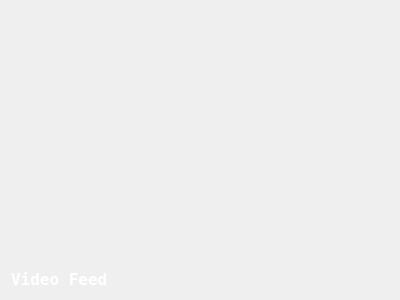
<?xml version="1.0" encoding="UTF-8"?>
<ui version="4.0">
 <class>VideoScreen</class>
 <widget class="QWidget" name="VideoScreen">
  <property name="geometry">
   <rect>
    <x>0</x>
    <y>0</y>
    <width>400</width>
    <height>300</height>
   </rect>
  </property>
  <property name="sizePolicy">
   <sizepolicy hsizetype="Preferred" vsizetype="Preferred">
    <horstretch>0</horstretch>
    <verstretch>1</verstretch>
   </sizepolicy>
  </property>
  <property name="windowTitle">
   <string/>
  </property>
  <layout class="QGridLayout" name="gridLayout">
   <item row="0" column="0">
    <widget class="QLabel" name="feedInfo">
     <property name="palette">
      <palette>
       <active>
        <colorrole role="WindowText">
         <brush brushstyle="SolidPattern">
          <color alpha="255">
           <red>255</red>
           <green>255</green>
           <blue>255</blue>
          </color>
         </brush>
        </colorrole>
        <colorrole role="Button">
         <brush brushstyle="SolidPattern">
          <color alpha="255">
           <red>0</red>
           <green>0</green>
           <blue>0</blue>
          </color>
         </brush>
        </colorrole>
        <colorrole role="Light">
         <brush brushstyle="SolidPattern">
          <color alpha="255">
           <red>0</red>
           <green>0</green>
           <blue>0</blue>
          </color>
         </brush>
        </colorrole>
        <colorrole role="Midlight">
         <brush brushstyle="SolidPattern">
          <color alpha="255">
           <red>0</red>
           <green>0</green>
           <blue>0</blue>
          </color>
         </brush>
        </colorrole>
        <colorrole role="Dark">
         <brush brushstyle="SolidPattern">
          <color alpha="255">
           <red>0</red>
           <green>0</green>
           <blue>0</blue>
          </color>
         </brush>
        </colorrole>
        <colorrole role="Mid">
         <brush brushstyle="SolidPattern">
          <color alpha="255">
           <red>0</red>
           <green>0</green>
           <blue>0</blue>
          </color>
         </brush>
        </colorrole>
        <colorrole role="Text">
         <brush brushstyle="SolidPattern">
          <color alpha="255">
           <red>255</red>
           <green>255</green>
           <blue>255</blue>
          </color>
         </brush>
        </colorrole>
        <colorrole role="BrightText">
         <brush brushstyle="SolidPattern">
          <color alpha="255">
           <red>255</red>
           <green>255</green>
           <blue>255</blue>
          </color>
         </brush>
        </colorrole>
        <colorrole role="ButtonText">
         <brush brushstyle="SolidPattern">
          <color alpha="255">
           <red>255</red>
           <green>255</green>
           <blue>255</blue>
          </color>
         </brush>
        </colorrole>
        <colorrole role="Base">
         <brush brushstyle="SolidPattern">
          <color alpha="255">
           <red>0</red>
           <green>0</green>
           <blue>0</blue>
          </color>
         </brush>
        </colorrole>
        <colorrole role="Window">
         <brush brushstyle="SolidPattern">
          <color alpha="255">
           <red>0</red>
           <green>0</green>
           <blue>0</blue>
          </color>
         </brush>
        </colorrole>
        <colorrole role="Shadow">
         <brush brushstyle="SolidPattern">
          <color alpha="255">
           <red>0</red>
           <green>0</green>
           <blue>0</blue>
          </color>
         </brush>
        </colorrole>
        <colorrole role="AlternateBase">
         <brush brushstyle="SolidPattern">
          <color alpha="255">
           <red>0</red>
           <green>0</green>
           <blue>0</blue>
          </color>
         </brush>
        </colorrole>
        <colorrole role="ToolTipBase">
         <brush brushstyle="SolidPattern">
          <color alpha="255">
           <red>255</red>
           <green>255</green>
           <blue>220</blue>
          </color>
         </brush>
        </colorrole>
        <colorrole role="ToolTipText">
         <brush brushstyle="SolidPattern">
          <color alpha="255">
           <red>0</red>
           <green>0</green>
           <blue>0</blue>
          </color>
         </brush>
        </colorrole>
       </active>
       <inactive>
        <colorrole role="WindowText">
         <brush brushstyle="SolidPattern">
          <color alpha="255">
           <red>255</red>
           <green>255</green>
           <blue>255</blue>
          </color>
         </brush>
        </colorrole>
        <colorrole role="Button">
         <brush brushstyle="SolidPattern">
          <color alpha="255">
           <red>0</red>
           <green>0</green>
           <blue>0</blue>
          </color>
         </brush>
        </colorrole>
        <colorrole role="Light">
         <brush brushstyle="SolidPattern">
          <color alpha="255">
           <red>0</red>
           <green>0</green>
           <blue>0</blue>
          </color>
         </brush>
        </colorrole>
        <colorrole role="Midlight">
         <brush brushstyle="SolidPattern">
          <color alpha="255">
           <red>0</red>
           <green>0</green>
           <blue>0</blue>
          </color>
         </brush>
        </colorrole>
        <colorrole role="Dark">
         <brush brushstyle="SolidPattern">
          <color alpha="255">
           <red>0</red>
           <green>0</green>
           <blue>0</blue>
          </color>
         </brush>
        </colorrole>
        <colorrole role="Mid">
         <brush brushstyle="SolidPattern">
          <color alpha="255">
           <red>0</red>
           <green>0</green>
           <blue>0</blue>
          </color>
         </brush>
        </colorrole>
        <colorrole role="Text">
         <brush brushstyle="SolidPattern">
          <color alpha="255">
           <red>255</red>
           <green>255</green>
           <blue>255</blue>
          </color>
         </brush>
        </colorrole>
        <colorrole role="BrightText">
         <brush brushstyle="SolidPattern">
          <color alpha="255">
           <red>255</red>
           <green>255</green>
           <blue>255</blue>
          </color>
         </brush>
        </colorrole>
        <colorrole role="ButtonText">
         <brush brushstyle="SolidPattern">
          <color alpha="255">
           <red>255</red>
           <green>255</green>
           <blue>255</blue>
          </color>
         </brush>
        </colorrole>
        <colorrole role="Base">
         <brush brushstyle="SolidPattern">
          <color alpha="255">
           <red>0</red>
           <green>0</green>
           <blue>0</blue>
          </color>
         </brush>
        </colorrole>
        <colorrole role="Window">
         <brush brushstyle="SolidPattern">
          <color alpha="255">
           <red>0</red>
           <green>0</green>
           <blue>0</blue>
          </color>
         </brush>
        </colorrole>
        <colorrole role="Shadow">
         <brush brushstyle="SolidPattern">
          <color alpha="255">
           <red>0</red>
           <green>0</green>
           <blue>0</blue>
          </color>
         </brush>
        </colorrole>
        <colorrole role="AlternateBase">
         <brush brushstyle="SolidPattern">
          <color alpha="255">
           <red>0</red>
           <green>0</green>
           <blue>0</blue>
          </color>
         </brush>
        </colorrole>
        <colorrole role="ToolTipBase">
         <brush brushstyle="SolidPattern">
          <color alpha="255">
           <red>255</red>
           <green>255</green>
           <blue>220</blue>
          </color>
         </brush>
        </colorrole>
        <colorrole role="ToolTipText">
         <brush brushstyle="SolidPattern">
          <color alpha="255">
           <red>0</red>
           <green>0</green>
           <blue>0</blue>
          </color>
         </brush>
        </colorrole>
       </inactive>
       <disabled>
        <colorrole role="WindowText">
         <brush brushstyle="SolidPattern">
          <color alpha="255">
           <red>0</red>
           <green>0</green>
           <blue>0</blue>
          </color>
         </brush>
        </colorrole>
        <colorrole role="Button">
         <brush brushstyle="SolidPattern">
          <color alpha="255">
           <red>0</red>
           <green>0</green>
           <blue>0</blue>
          </color>
         </brush>
        </colorrole>
        <colorrole role="Light">
         <brush brushstyle="SolidPattern">
          <color alpha="255">
           <red>0</red>
           <green>0</green>
           <blue>0</blue>
          </color>
         </brush>
        </colorrole>
        <colorrole role="Midlight">
         <brush brushstyle="SolidPattern">
          <color alpha="255">
           <red>0</red>
           <green>0</green>
           <blue>0</blue>
          </color>
         </brush>
        </colorrole>
        <colorrole role="Dark">
         <brush brushstyle="SolidPattern">
          <color alpha="255">
           <red>0</red>
           <green>0</green>
           <blue>0</blue>
          </color>
         </brush>
        </colorrole>
        <colorrole role="Mid">
         <brush brushstyle="SolidPattern">
          <color alpha="255">
           <red>0</red>
           <green>0</green>
           <blue>0</blue>
          </color>
         </brush>
        </colorrole>
        <colorrole role="Text">
         <brush brushstyle="SolidPattern">
          <color alpha="255">
           <red>0</red>
           <green>0</green>
           <blue>0</blue>
          </color>
         </brush>
        </colorrole>
        <colorrole role="BrightText">
         <brush brushstyle="SolidPattern">
          <color alpha="255">
           <red>255</red>
           <green>255</green>
           <blue>255</blue>
          </color>
         </brush>
        </colorrole>
        <colorrole role="ButtonText">
         <brush brushstyle="SolidPattern">
          <color alpha="255">
           <red>0</red>
           <green>0</green>
           <blue>0</blue>
          </color>
         </brush>
        </colorrole>
        <colorrole role="Base">
         <brush brushstyle="SolidPattern">
          <color alpha="255">
           <red>0</red>
           <green>0</green>
           <blue>0</blue>
          </color>
         </brush>
        </colorrole>
        <colorrole role="Window">
         <brush brushstyle="SolidPattern">
          <color alpha="255">
           <red>0</red>
           <green>0</green>
           <blue>0</blue>
          </color>
         </brush>
        </colorrole>
        <colorrole role="Shadow">
         <brush brushstyle="SolidPattern">
          <color alpha="255">
           <red>0</red>
           <green>0</green>
           <blue>0</blue>
          </color>
         </brush>
        </colorrole>
        <colorrole role="AlternateBase">
         <brush brushstyle="SolidPattern">
          <color alpha="255">
           <red>0</red>
           <green>0</green>
           <blue>0</blue>
          </color>
         </brush>
        </colorrole>
        <colorrole role="ToolTipBase">
         <brush brushstyle="SolidPattern">
          <color alpha="255">
           <red>255</red>
           <green>255</green>
           <blue>220</blue>
          </color>
         </brush>
        </colorrole>
        <colorrole role="ToolTipText">
         <brush brushstyle="SolidPattern">
          <color alpha="255">
           <red>0</red>
           <green>0</green>
           <blue>0</blue>
          </color>
         </brush>
        </colorrole>
       </disabled>
      </palette>
     </property>
     <property name="text">
      <string/>
     </property>
     <property name="alignment">
      <set>Qt::AlignLeading|Qt::AlignLeft|Qt::AlignTop</set>
     </property>
    </widget>
   </item>
   <item row="1" column="0">
    <spacer name="verticalSpacer">
     <property name="orientation">
      <enum>Qt::Vertical</enum>
     </property>
     <property name="sizeHint" stdset="0">
      <size>
       <width>20</width>
       <height>40</height>
      </size>
     </property>
    </spacer>
   </item>
   <item row="2" column="0">
    <widget class="QLabel" name="feedName">
     <property name="palette">
      <palette>
       <active>
        <colorrole role="WindowText">
         <brush brushstyle="SolidPattern">
          <color alpha="255">
           <red>255</red>
           <green>255</green>
           <blue>255</blue>
          </color>
         </brush>
        </colorrole>
        <colorrole role="Button">
         <brush brushstyle="SolidPattern">
          <color alpha="255">
           <red>0</red>
           <green>0</green>
           <blue>0</blue>
          </color>
         </brush>
        </colorrole>
        <colorrole role="Light">
         <brush brushstyle="SolidPattern">
          <color alpha="255">
           <red>0</red>
           <green>0</green>
           <blue>0</blue>
          </color>
         </brush>
        </colorrole>
        <colorrole role="Midlight">
         <brush brushstyle="SolidPattern">
          <color alpha="255">
           <red>0</red>
           <green>0</green>
           <blue>0</blue>
          </color>
         </brush>
        </colorrole>
        <colorrole role="Dark">
         <brush brushstyle="SolidPattern">
          <color alpha="255">
           <red>0</red>
           <green>0</green>
           <blue>0</blue>
          </color>
         </brush>
        </colorrole>
        <colorrole role="Mid">
         <brush brushstyle="SolidPattern">
          <color alpha="255">
           <red>0</red>
           <green>0</green>
           <blue>0</blue>
          </color>
         </brush>
        </colorrole>
        <colorrole role="Text">
         <brush brushstyle="SolidPattern">
          <color alpha="255">
           <red>255</red>
           <green>255</green>
           <blue>255</blue>
          </color>
         </brush>
        </colorrole>
        <colorrole role="BrightText">
         <brush brushstyle="SolidPattern">
          <color alpha="255">
           <red>255</red>
           <green>255</green>
           <blue>255</blue>
          </color>
         </brush>
        </colorrole>
        <colorrole role="ButtonText">
         <brush brushstyle="SolidPattern">
          <color alpha="255">
           <red>255</red>
           <green>255</green>
           <blue>255</blue>
          </color>
         </brush>
        </colorrole>
        <colorrole role="Base">
         <brush brushstyle="SolidPattern">
          <color alpha="255">
           <red>0</red>
           <green>0</green>
           <blue>0</blue>
          </color>
         </brush>
        </colorrole>
        <colorrole role="Window">
         <brush brushstyle="SolidPattern">
          <color alpha="255">
           <red>0</red>
           <green>0</green>
           <blue>0</blue>
          </color>
         </brush>
        </colorrole>
        <colorrole role="Shadow">
         <brush brushstyle="SolidPattern">
          <color alpha="255">
           <red>0</red>
           <green>0</green>
           <blue>0</blue>
          </color>
         </brush>
        </colorrole>
        <colorrole role="AlternateBase">
         <brush brushstyle="SolidPattern">
          <color alpha="255">
           <red>0</red>
           <green>0</green>
           <blue>0</blue>
          </color>
         </brush>
        </colorrole>
        <colorrole role="ToolTipBase">
         <brush brushstyle="SolidPattern">
          <color alpha="255">
           <red>255</red>
           <green>255</green>
           <blue>220</blue>
          </color>
         </brush>
        </colorrole>
        <colorrole role="ToolTipText">
         <brush brushstyle="SolidPattern">
          <color alpha="255">
           <red>0</red>
           <green>0</green>
           <blue>0</blue>
          </color>
         </brush>
        </colorrole>
       </active>
       <inactive>
        <colorrole role="WindowText">
         <brush brushstyle="SolidPattern">
          <color alpha="255">
           <red>255</red>
           <green>255</green>
           <blue>255</blue>
          </color>
         </brush>
        </colorrole>
        <colorrole role="Button">
         <brush brushstyle="SolidPattern">
          <color alpha="255">
           <red>0</red>
           <green>0</green>
           <blue>0</blue>
          </color>
         </brush>
        </colorrole>
        <colorrole role="Light">
         <brush brushstyle="SolidPattern">
          <color alpha="255">
           <red>0</red>
           <green>0</green>
           <blue>0</blue>
          </color>
         </brush>
        </colorrole>
        <colorrole role="Midlight">
         <brush brushstyle="SolidPattern">
          <color alpha="255">
           <red>0</red>
           <green>0</green>
           <blue>0</blue>
          </color>
         </brush>
        </colorrole>
        <colorrole role="Dark">
         <brush brushstyle="SolidPattern">
          <color alpha="255">
           <red>0</red>
           <green>0</green>
           <blue>0</blue>
          </color>
         </brush>
        </colorrole>
        <colorrole role="Mid">
         <brush brushstyle="SolidPattern">
          <color alpha="255">
           <red>0</red>
           <green>0</green>
           <blue>0</blue>
          </color>
         </brush>
        </colorrole>
        <colorrole role="Text">
         <brush brushstyle="SolidPattern">
          <color alpha="255">
           <red>255</red>
           <green>255</green>
           <blue>255</blue>
          </color>
         </brush>
        </colorrole>
        <colorrole role="BrightText">
         <brush brushstyle="SolidPattern">
          <color alpha="255">
           <red>255</red>
           <green>255</green>
           <blue>255</blue>
          </color>
         </brush>
        </colorrole>
        <colorrole role="ButtonText">
         <brush brushstyle="SolidPattern">
          <color alpha="255">
           <red>255</red>
           <green>255</green>
           <blue>255</blue>
          </color>
         </brush>
        </colorrole>
        <colorrole role="Base">
         <brush brushstyle="SolidPattern">
          <color alpha="255">
           <red>0</red>
           <green>0</green>
           <blue>0</blue>
          </color>
         </brush>
        </colorrole>
        <colorrole role="Window">
         <brush brushstyle="SolidPattern">
          <color alpha="255">
           <red>0</red>
           <green>0</green>
           <blue>0</blue>
          </color>
         </brush>
        </colorrole>
        <colorrole role="Shadow">
         <brush brushstyle="SolidPattern">
          <color alpha="255">
           <red>0</red>
           <green>0</green>
           <blue>0</blue>
          </color>
         </brush>
        </colorrole>
        <colorrole role="AlternateBase">
         <brush brushstyle="SolidPattern">
          <color alpha="255">
           <red>0</red>
           <green>0</green>
           <blue>0</blue>
          </color>
         </brush>
        </colorrole>
        <colorrole role="ToolTipBase">
         <brush brushstyle="SolidPattern">
          <color alpha="255">
           <red>255</red>
           <green>255</green>
           <blue>220</blue>
          </color>
         </brush>
        </colorrole>
        <colorrole role="ToolTipText">
         <brush brushstyle="SolidPattern">
          <color alpha="255">
           <red>0</red>
           <green>0</green>
           <blue>0</blue>
          </color>
         </brush>
        </colorrole>
       </inactive>
       <disabled>
        <colorrole role="WindowText">
         <brush brushstyle="SolidPattern">
          <color alpha="255">
           <red>0</red>
           <green>0</green>
           <blue>0</blue>
          </color>
         </brush>
        </colorrole>
        <colorrole role="Button">
         <brush brushstyle="SolidPattern">
          <color alpha="255">
           <red>0</red>
           <green>0</green>
           <blue>0</blue>
          </color>
         </brush>
        </colorrole>
        <colorrole role="Light">
         <brush brushstyle="SolidPattern">
          <color alpha="255">
           <red>0</red>
           <green>0</green>
           <blue>0</blue>
          </color>
         </brush>
        </colorrole>
        <colorrole role="Midlight">
         <brush brushstyle="SolidPattern">
          <color alpha="255">
           <red>0</red>
           <green>0</green>
           <blue>0</blue>
          </color>
         </brush>
        </colorrole>
        <colorrole role="Dark">
         <brush brushstyle="SolidPattern">
          <color alpha="255">
           <red>0</red>
           <green>0</green>
           <blue>0</blue>
          </color>
         </brush>
        </colorrole>
        <colorrole role="Mid">
         <brush brushstyle="SolidPattern">
          <color alpha="255">
           <red>0</red>
           <green>0</green>
           <blue>0</blue>
          </color>
         </brush>
        </colorrole>
        <colorrole role="Text">
         <brush brushstyle="SolidPattern">
          <color alpha="255">
           <red>0</red>
           <green>0</green>
           <blue>0</blue>
          </color>
         </brush>
        </colorrole>
        <colorrole role="BrightText">
         <brush brushstyle="SolidPattern">
          <color alpha="255">
           <red>255</red>
           <green>255</green>
           <blue>255</blue>
          </color>
         </brush>
        </colorrole>
        <colorrole role="ButtonText">
         <brush brushstyle="SolidPattern">
          <color alpha="255">
           <red>0</red>
           <green>0</green>
           <blue>0</blue>
          </color>
         </brush>
        </colorrole>
        <colorrole role="Base">
         <brush brushstyle="SolidPattern">
          <color alpha="255">
           <red>0</red>
           <green>0</green>
           <blue>0</blue>
          </color>
         </brush>
        </colorrole>
        <colorrole role="Window">
         <brush brushstyle="SolidPattern">
          <color alpha="255">
           <red>0</red>
           <green>0</green>
           <blue>0</blue>
          </color>
         </brush>
        </colorrole>
        <colorrole role="Shadow">
         <brush brushstyle="SolidPattern">
          <color alpha="255">
           <red>0</red>
           <green>0</green>
           <blue>0</blue>
          </color>
         </brush>
        </colorrole>
        <colorrole role="AlternateBase">
         <brush brushstyle="SolidPattern">
          <color alpha="255">
           <red>0</red>
           <green>0</green>
           <blue>0</blue>
          </color>
         </brush>
        </colorrole>
        <colorrole role="ToolTipBase">
         <brush brushstyle="SolidPattern">
          <color alpha="255">
           <red>255</red>
           <green>255</green>
           <blue>220</blue>
          </color>
         </brush>
        </colorrole>
        <colorrole role="ToolTipText">
         <brush brushstyle="SolidPattern">
          <color alpha="255">
           <red>0</red>
           <green>0</green>
           <blue>0</blue>
          </color>
         </brush>
        </colorrole>
       </disabled>
      </palette>
     </property>
     <property name="font">
      <font>
       <family>Andale Mono</family>
       <pointsize>12</pointsize>
       <weight>75</weight>
       <bold>true</bold>
       <stylestrategy>PreferAntialias</stylestrategy>
      </font>
     </property>
     <property name="text">
      <string>Video Feed</string>
     </property>
    </widget>
   </item>
  </layout>
 </widget>
 <resources/>
 <connections/>
</ui>
